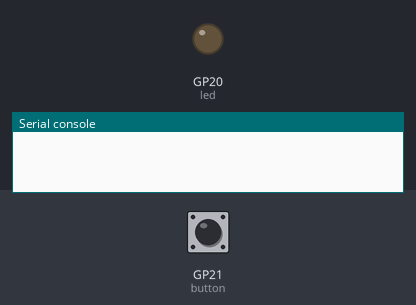
Simulated run of this program. Board: Raspberry Pi Pico running MicroPython. Shown: output pins drawn as LEDs (lit = HIGH), the last lines printed to the serial console. Inputs (shaded band) come from the test bench; at power-on: GP21 (button) LOW.

Above: at 1.2 s.
1.3 s: GP21 (button) pulled HIGH for 0.15 s
At 1.7 s:
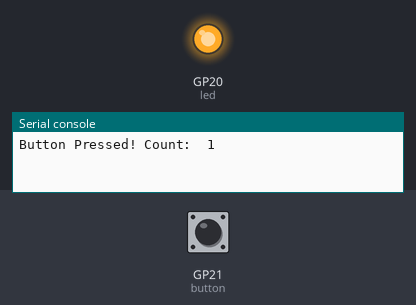
2.9 s: GP21 (button) pulled HIGH for 1 s
At 4.2 s:
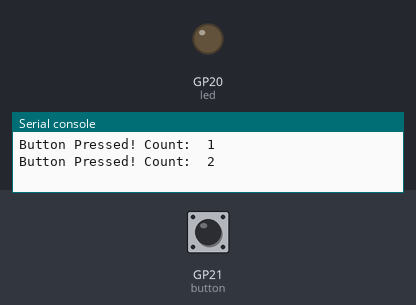
5.4 s: GP21 (button) pulled HIGH for 3.2 s
At 6.1 s:
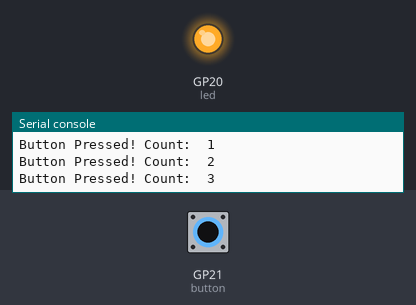
Timing chart, 0 to 8.4 s (numbered marks = the images above; inputs shaded):
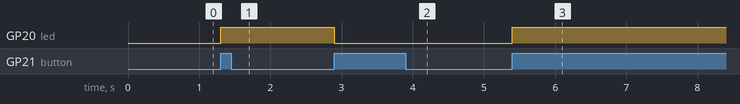

The program:

4_5_3_pushbutton_counter_led.py
```python
# Rui Santos & Sara Santos - Random Nerd Tutorials
# Complete project details at https://RandomNerdTutorials.com/raspberry-pi-pico-w-micropython-ebook/

from machine import Pin

led = Pin(20, Pin.OUT)
button = Pin(21, Pin.IN, Pin.PULL_DOWN)
counter = 0   # Initialize the button press count

def button_pressed(pin):
    global counter # Declare variable as global
    counter +=1
    print("Button Pressed! Count: ", counter)

    # Toggle the LED on each button press
    led.value(not led.value())

# Attach the interrupt to the button's rising edge
button.irq(trigger=Pin.IRQ_RISING, handler=button_pressed)
```

Measured:
- after the input at 1.3 s, GP20 (led): LOW → HIGH at once
- after the input at 2.9 s, GP20 (led): HIGH → LOW at once
- after the input at 5.4 s, GP20 (led): LOW → HIGH at once
